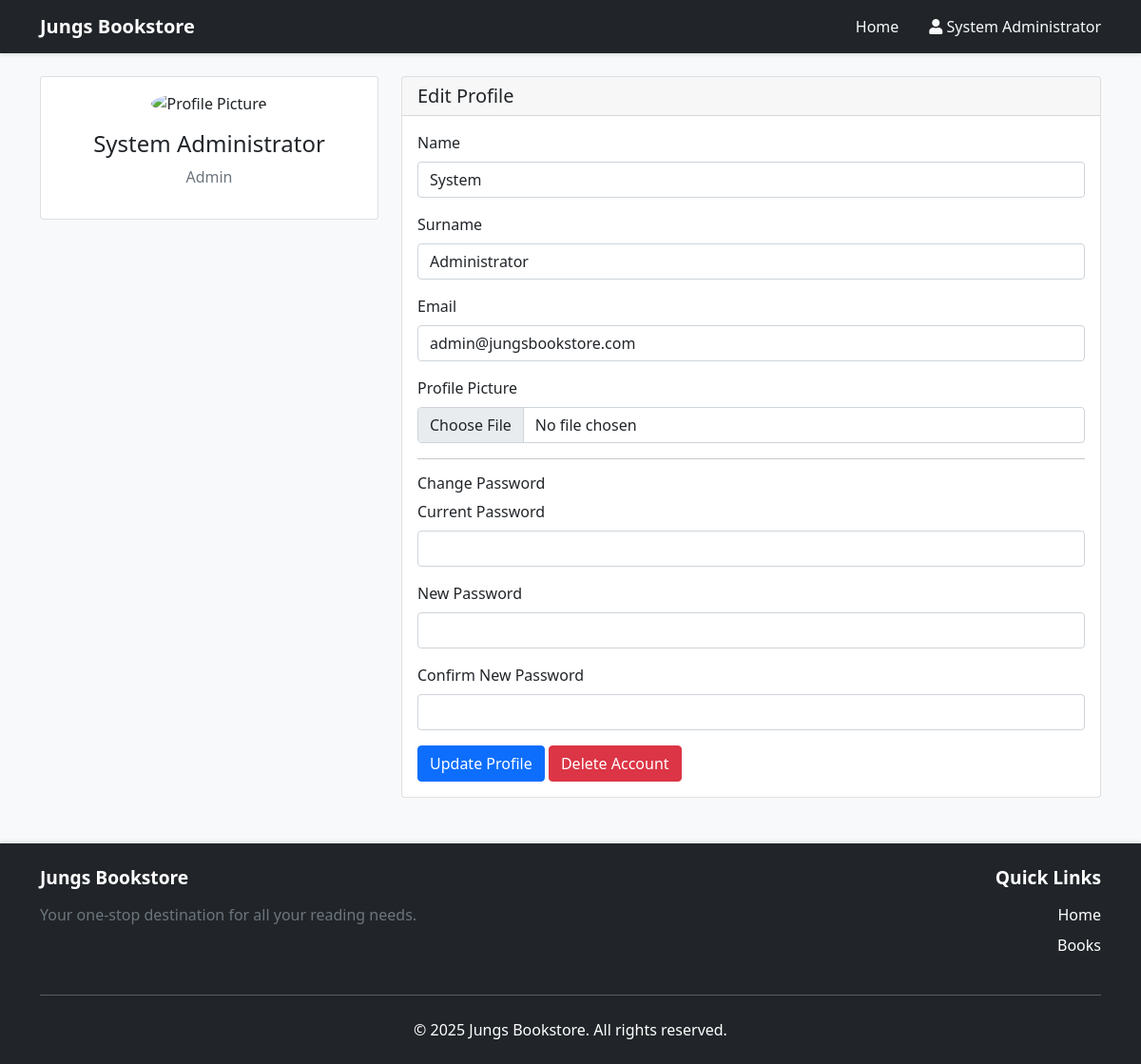
The app's page /profile.php (signed in) with its own data.
### tables this page shows
CREATE TABLE `users` (
  `id` int(11) NOT NULL,
  `username` varchar(50) NOT NULL,
  `name` varchar(50) NOT NULL,
  `surname` varchar(50) NOT NULL,
  `email` varchar(100) NOT NULL,
  `password` varchar(255) NOT NULL,
  `user_type` enum('admin','user') DEFAULT 'user',
  `profile_picture` varchar(255) DEFAULT NULL,
  `created_at` timestamp NOT NULL DEFAULT current_timestamp()
);

### profile.php (the view, shortened to what this page needs)
<?php
require_once 'config/database.php';
$sql = "SELECT * FROM users WHERE id = ?";
if ($stmt = mysqli_prepare($conn, $sql)) {
    mysqli_stmt_bind_param($stmt, "i", $_SESSION["user_id"]);
    mysqli_stmt_execute($stmt);
    $result = mysqli_stmt_get_result($stmt);
    $user = mysqli_fetch_assoc($result);
}
?>
<!DOCTYPE html>
<html lang="en">
<head>
    <link href="https://cdn.jsdelivr.net/npm/bootstrap@5.1.3/dist/css/bootstrap.min.css" rel="stylesheet">
    <link rel="stylesheet" href="assets/css/style.css">
</head>
<body>
    <nav class="navbar navbar-expand-lg navbar-dark bg-dark">
        <div class="container">
            <a class="navbar-brand" href="index.php">Jungs Bookstore</a>
            <div class="d-flex align-items-center">
                <a class="nav-link text-light me-3" href="index.php">Home</a>
                <span class="text-light">
                    <i class="fas fa-user"></i> <?php echo htmlspecialchars($user['name'] . ' ' . $user['surname']); ?>
                </span>
            </div>
        </div>
    </nav>
    <div class="container mt-4">
        <div class="row">
            <div class="col-md-4">
                <div class="card">
                    <div class="card-body text-center">
                        <img src="<?php echo $user['profile_picture'] ? $user['profile_picture'] : 'assets/images/default-profile.jpg'; ?>"
                             alt="Profile Picture"
                             class="rounded-circle mb-3 profile-picture">
                        <h4><?php echo htmlspecialchars($user['name'] . ' ' . $user['surname']); ?></h4>
                        <p class="text-muted"><?php echo ucfirst($user['user_type']); ?></p>
                    </div>
                </div>
            </div>
            <div class="col-md-8">
                <div class="card">
                    <div class="card-header">
                        <h5 class="mb-0">Edit Profile</h5>
                    </div>
                    <div class="card-body">
                        <form action="" method="post" enctype="multipart/form-data">
                            <div class="mb-3">
                                <label for="name" class="form-label">Name</label>
                                <input type="text" class="form-control" id="name" name="name" value="<?php echo htmlspecialchars($user['name']); ?>" required>
                            </div>
                            <div class="mb-3">
                                <label for="surname" class="form-label">Surname</label>
                                <input type="text" class="form-control" id="surname" name="surname" value="<?php echo htmlspecialchars($user['surname']); ?>" required>
                            </div>
                            <div class="mb-3">
                                <label for="email" class="form-label">Email</label>
                                <input type="email" class="form-control" id="email" name="email" value="<?php echo htmlspecialchars($user['email']); ?>" required>
                            </div>
                            <div class="mb-3">
                                <label for="profile_picture" class="form-label">Profile Picture</label>
                                <input type="file" class="form-control" id="profile_picture" name="profile_picture" accept="image/*">
                            </div>
                            <hr>
                            <h6>Change Password</h6>
                            <div class="mb-3">
                                <label for="current_password" class="form-label">Current Password</label>
                                <input type="password" class="form-control" id="current_password" name="current_password">
                            </div>
                            <div class="mb-3">
                                <label for="new_password" class="form-label">New Password</label>
                                <input type="password" class="form-control" id="new_password" name="new_password">
                            </div>
                            <div class="mb-3">
                                <label for="confirm_password" class="form-label">Confirm New Password</label>
                                <input type="password" class="form-control" id="confirm_password" name="confirm_password">
                            </div>
                            <button type="submit" class="btn btn-primary">Update Profile</button>
                            <button type="button" class="btn btn-danger" data-bs-toggle="modal" data-bs-target="#deleteAccountModal">
                                Delete Account
                            </button>
                        </form>
                    </div>
                </div>
            </div>
        </div>
    </div>
    <?php include 'includes/footer.php'; ?>
</body>
</html>

### assets/css/style.css (style rules this page uses)
body { min-height: 100vh; display: flex; flex-direction: column; background-color: #f8f9fa; }
.container { flex: 1; }
.navbar { box-shadow: 0 2px 4px rgba(0,0,0,.1); }
.navbar-brand { font-weight: bold; }
.btn-primary { background-color: #0d6efd; border-color: #0d6efd; }
.profile-picture { width: 150px; height: 150px; border-radius: 50%; object-fit: cover; }

### records on screen
users: name+surname "System Administrator", user_type "Admin", name "System", surname "Administrator", email "admin@jungsbookstore.com"
